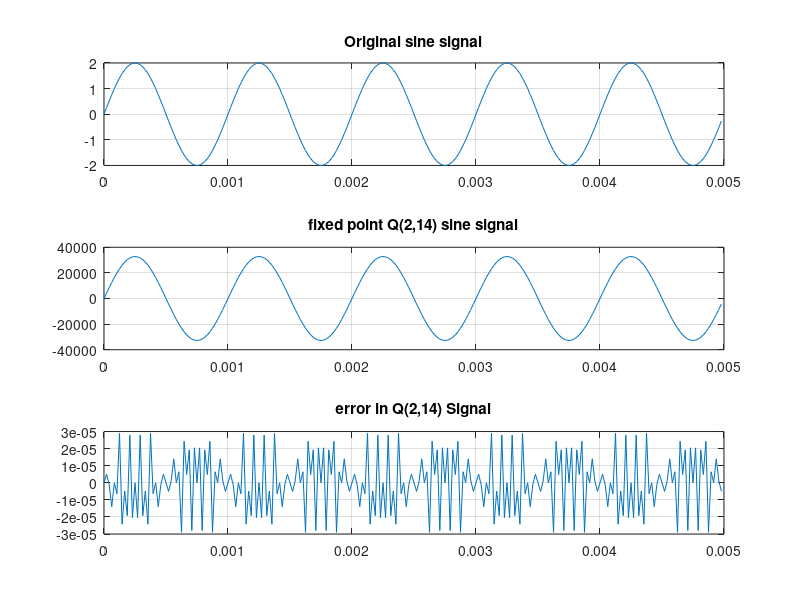
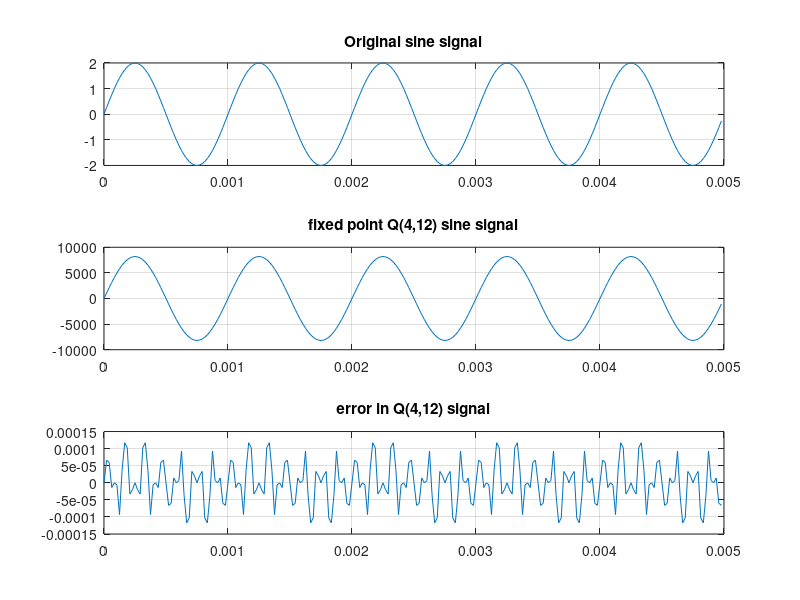
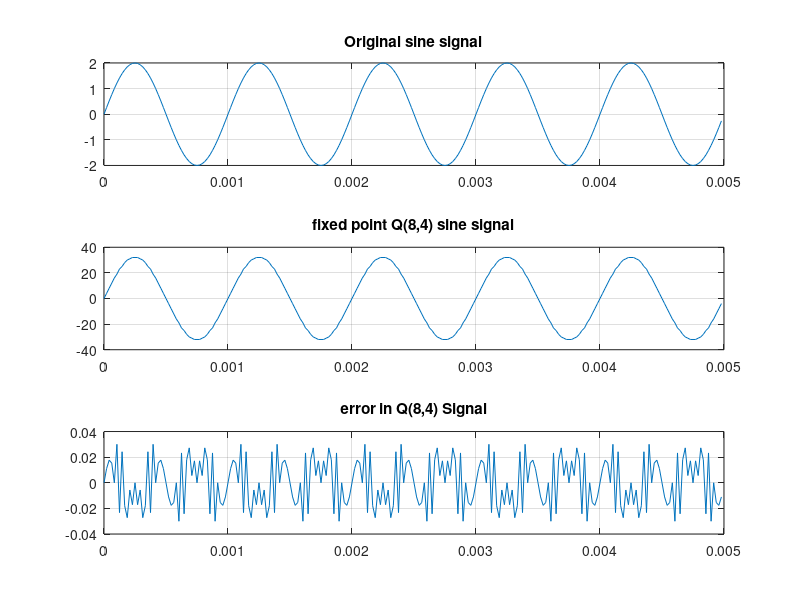

These figures' MATLAB source, in order:
clc;
clear all
close all

filename = 'FixedPointPlots.pdf';

fc = 1000;
fs = 48000;
time = 1; %in seconds

t = (0:1:(fs*time))./fs;
x = 2*sin(2*pi*fc*t);

%convert the samples to fixed point Q(2,14)
x_in_Q2_14 = int32(round((x.*(2^14))));
x_in_Q4_12 = int32(round((x.*(2^12))));
x_in_Q8_4  = int32(round((x.*(2^4))));

%finding the errors 
error_in_Q2_14 = x - (double(x_in_Q2_14) ./ (2^14));
error_in_Q4_12 = x - (double(x_in_Q4_12) ./(2^12));
error_in_Q8_4 = x  - (double(x_in_Q8_4)  ./(2^4));


%finding the SQNR 
sqnr_Q2_14 = mean(x.^2)/(mean(error_in_Q2_14 .^2));
sqnr_Q4_12 = mean(x.^2)/(mean(error_in_Q4_12 .^2));
sqnr_Q8_4 = mean(x.^2)/(mean(error_in_Q8_4 .^2));


disp(sqnr_Q2_14)
disp(sqnr_Q4_12)
disp(sqnr_Q8_4)

%ploting for 5 cycles
cycles = 5;
no_of_samples_in_cycles = round(cycles*(fs/fc));
t = t(1:no_of_samples_in_cycles);

x = x(1:no_of_samples_in_cycles);
x_in_Q2_14 = x_in_Q2_14(1:no_of_samples_in_cycles);
x_in_Q4_12 = x_in_Q4_12(1:no_of_samples_in_cycles);
x_in_Q8_4 = x_in_Q8_4(1:no_of_samples_in_cycles);

error_in_Q2_14 = error_in_Q2_14(1:no_of_samples_in_cycles);
error_in_Q4_12 = error_in_Q4_12(1:no_of_samples_in_cycles);
error_in_Q8_4 = error_in_Q8_4(1:no_of_samples_in_cycles);


figure(1);
subplot(3,1,1);
plot(t,x);
grid();
title("Original sine signal");
subplot(3,1,2);
plot(t,x_in_Q2_14);
grid();
title("fixed point Q(2,14) sine signal");
subplot(3,1,3);
plot(t,error_in_Q2_14);
grid();
title("error in Q(2,14) Signal");
exportgraphics(gcf, filename, 'Append', true);



figure(2);
subplot(3,1,1)
plot(t,x);
grid();
title("Original sine signal")
subplot(3,1,2)
plot(t,x_in_Q4_12)
grid();
title("fixed point Q(4,12) sine signal")
subplot(3,1,3);
plot(t,error_in_Q4_12);
grid();
title("error in Q(4,12) signal");
exportgraphics(gcf, filename, 'Append', true);


figure(3)
subplot(3,1,1)
plot(t,x);
grid();
title("Original sine signal")
subplot(3,1,2)
plot(t,x_in_Q8_4)
grid();
title("fixed point Q(8,4) sine signal")
subplot(3,1,3);
plot(t,error_in_Q8_4);
grid();
title("error in Q(8,4) Signal");
exportgraphics(gcf, filename, 'Append', true);






